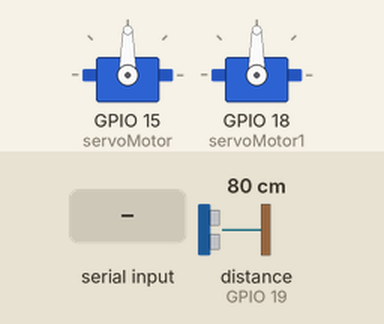
Recording of a sketch running on a simulated ESP32. On the bench: 2 × servo. Wiring (inferred from the names in the program): ultrasonic range finder: trigger GPIO 5; echo GPIO 19. The test bench sets the inputs (shaded band); at power-on: distance to the obstacle (sensor on GPIO 19) 80 cm. The echo pulse lasts 58.3 µs per cm; nothing arrives over Bluetooth unless stated; what the sketch prints to the serial monitor is not drawn.

Above: at 1.8 s.
1.9 s: "w" received over the second serial link
At 3.2 s:
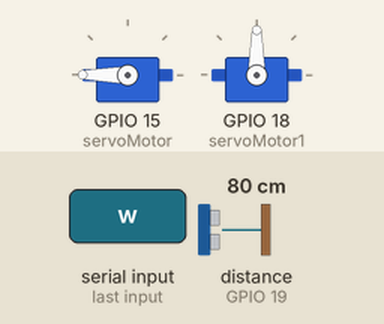
3.5 s: "x" received over the second serial link
At 5.2 s:
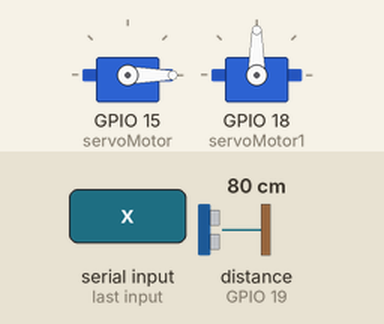
5.5 s: "y" received over the second serial link
At 7.2 s:
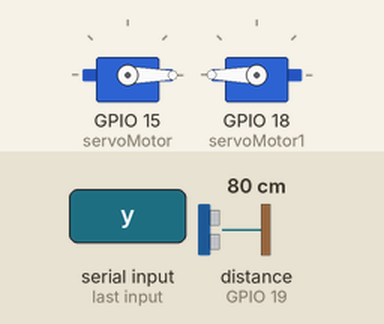
7.5 s: "z" received over the second serial link
At 9.1 s:
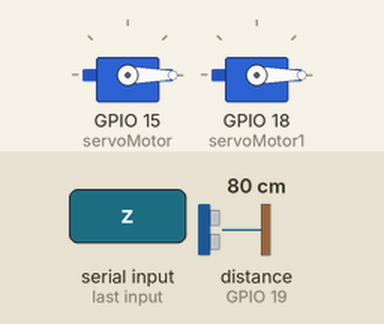
9.5 s: "w" received over the second serial link
At 11.0 s:
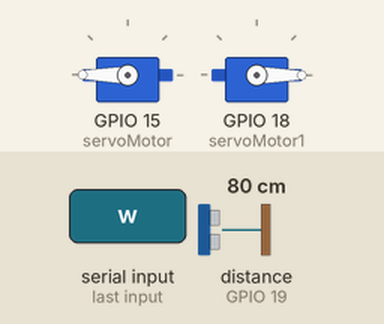
11.5 s: "y" received over the second serial link
At 13.0 s:
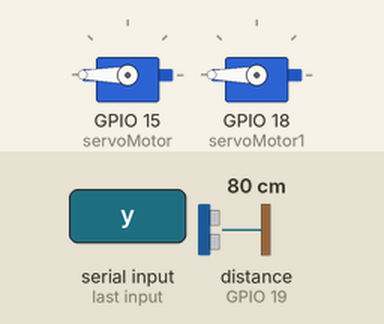
Timing chart, 0 to 14.5 s (numbered marks = the images above; inputs shaded):
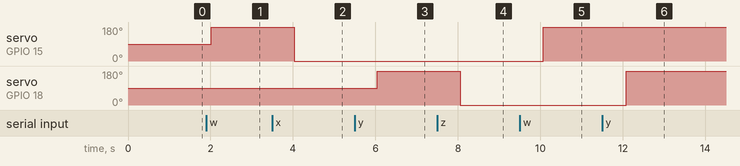

The sketch:

Proyecto_completo_comedero.ino
```cpp
#include "BluetoothSerial.h"
#include <ESP32Servo.h>

Servo servoMotor;
Servo servoMotor1;
char command; // Variable para almacenar comandos Bluetooth

const int trigPin = 5;
const int echoPin = 19;


#define SOUND_SPEED 0.034
#define CM_TO_INCH 0.393701

long duration;
float dcm;

#if !defined(CONFIG_BT_ENABLED) || !defined(CONFIG_BLUEDROID_ENABLED)
#error Bluetooth is not enabled! Please run `make menuconfig` to and enable it
#endif

BluetoothSerial SerialBT;

void setup() {
  servoMotor.attach(15); // Conecta el servo al pin 15
  servoMotor1.attach(18); // Conecta el servo al pin 15
  Serial.begin(9600);
  SerialBT.begin("Charizards"); // Nombre del dispositivo Bluetooth
  Serial.println("El dispositivo se ha iniciado, ¡ahora puedes emparejarlo por Bluetooth!");

  pinMode(trigPin, OUTPUT);
  pinMode(echoPin, INPUT);
}

void loop() {
  if (Serial.available()) {
    SerialBT.write(Serial.read());
  }
  if (SerialBT.available()) {
    command = SerialBT.read();
    if (command == 'w') {
      servoMotor.write(180); // Mover servo a 180 grados
    } else if (command == 'x') {
      servoMotor.write(0);   // Mover servo a 0 grados
    }
    if (command == 'y') {
      servoMotor1.write(180); // Mover servo a 180 grados
    } else if (command == 'z') {
      servoMotor1.write(0);   // Mover servo a 0 grados
    }

  }
    // Resto del código para el sensor ultrasónico
    digitalWrite(trigPin, LOW);
    delayMicroseconds(2);
    digitalWrite(trigPin, HIGH);
    delayMicroseconds(10);
    digitalWrite(trigPin, LOW);

    duration = pulseIn(echoPin, HIGH);
    dcm = duration * SOUND_SPEED / 2;

    // Código para determinar el nivel del tanque basado en la distancia
    if (dcm > 0 && dcm <= 40) {
      SerialBT.println("El tanque está completamente lleno");
    } else if (dcm > 40 && dcm <= 60) {
      SerialBT.println("El tanque está lleno al 90%");
      SerialBT.println(";");
    } else if (dcm > 60 && dcm <= 80) {
      SerialBT.println("El tanque está lleno al 80%");
      SerialBT.println(";");
    } else if (dcm > 80 && dcm <= 100) {
      SerialBT.println("El tanque está lleno al 70%");
      SerialBT.println(";");
    } else if (dcm > 100 && dcm <= 120) {
      SerialBT.println("El tanque está lleno al 60%");
      SerialBT.println(";");
    } else if (dcm > 120 && dcm <= 140) {
      SerialBT.println("El tanque está lleno al 50%");
      SerialBT.println(";");
    } else if (dcm > 140 && dcm <= 160) {
      SerialBT.println("El tanque está lleno al 40%");
      SerialBT.println(";");
    } else if (dcm > 160 && dcm <= 180) {
      SerialBT.println("El tanque está lleno al 30%");
      SerialBT.println(";");
    } else if (dcm > 180 && dcm <= 200) {
      SerialBT.println("El tanque está lleno al 20%");
      SerialBT.println(";");
    } else if(dcm > 200 && dcm <= 220){
      SerialBT.println("El tanque está lleno al 10%");
      SerialBT.println(";");
    }
      delay(1000);
}
```

Measured:
- after the input at 1.9 s, servo on GPIO 15 (servoMotor): 90° → 180° after 0.12 s
- after the input at 3.5 s, servo on GPIO 15 (servoMotor): 180° → 0° after 0.53 s
- after the input at 5.5 s, servo on GPIO 18 (servoMotor1): 90° → 180° after 0.54 s
- after the input at 7.5 s, servo on GPIO 18 (servoMotor1): 180° → 0° after 0.56 s
- after the input at 9.5 s, servo on GPIO 15 (servoMotor): 0° → 180° after 0.57 s
- after the input at 11.5 s, servo on GPIO 18 (servoMotor1): 0° → 180° after 0.58 s
